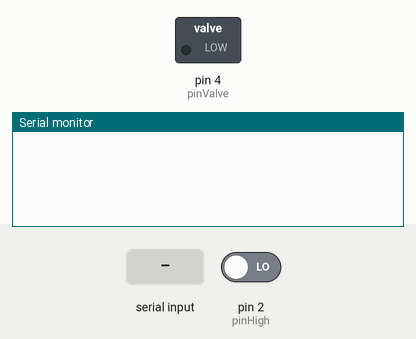
The sketch below on a simulated Arduino Uno, built with avr-gcc and run on an emulated ATmega328P. On the bench: switched loads named in the sketch (green lamp = pin HIGH), the last lines printed to the serial monitor. Inputs (shaded band) come from the test bench; at power-on: pin 2 (pinHigh) LOW.

Above: at 1.2 s.
1.3 s: "<?>" received over Serial
At 2.5 s:
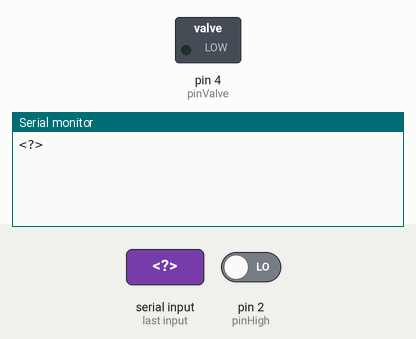
2.8 s: "<a>" received over Serial
At 3.7 s:
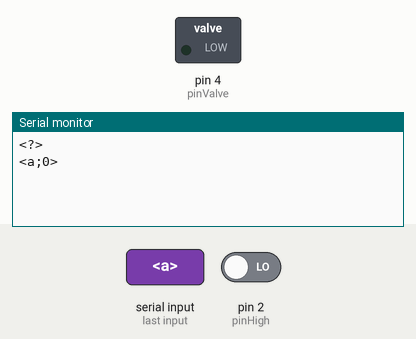
4.3 s: "<b>" received over Serial
At 4.8 s:
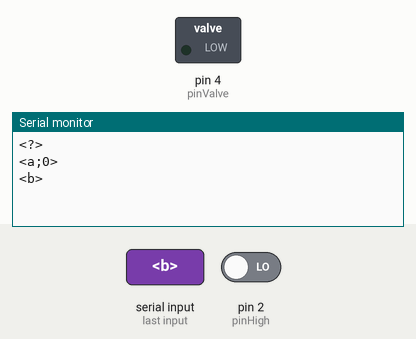

The sketch:

columnGasMeter.ino
```cpp
struct gasMeter
{
    String numberSerial;
    int pinHigh;
    int pinLow;
    int pinValve;
    int count = 0;
    float volumeMeasurement = 15.0;
    bool measurementHigh[4];
    bool measurementLow[4];
    bool statusHigh = 0;
    bool statusLow = 0;
    int statusCalibrating = 0;
    int errorCode = 0;
    int stateMachine = 0;
};
struct gasMeter sensor1;


/*serial communication*/
const byte NUMCHARS = 64;
char _receivedChars[NUMCHARS];
boolean _newMsgReceived = false;

void setZeroSensor1() {
  sensor1.count = 0;
  Serial.println("<b>");
}

void setCalibratingSensor1(int s){
  sensor1.statusCalibrating = s;
}

void measurementHighSensor1(){
  sensor1.measurementHigh[3] = sensor1.measurementHigh[2];
  sensor1.measurementHigh[2] = sensor1.measurementHigh[1];
  sensor1.measurementHigh[1] = sensor1.measurementHigh[0];
  sensor1.measurementHigh[0] = digitalRead(sensor1.pinHigh);
  if((sensor1.measurementHigh[3]==0)&&(sensor1.measurementHigh[2]==0)&&(sensor1.measurementHigh[1]==1)&&(sensor1.measurementHigh[0]==1)){
    sensor1.statusHigh = true;
  }
  sensor1.statusHigh = false;
}

void measurementLowSensor1(){
  sensor1.measurementLow[3] = sensor1.measurementLow[2];
  sensor1.measurementLow[2] = sensor1.measurementLow[1];
  sensor1.measurementLow[1] = sensor1.measurementLow[0];
  sensor1.measurementLow[0] = digitalRead(sensor1.pinHigh);
  if((sensor1.measurementLow[3]==0)&&(sensor1.measurementLow[2]==0)&&(sensor1.measurementLow[1]==1)&&(sensor1.measurementLow[0]==1)){
    sensor1.statusLow = true;
  }
  sensor1.statusLow = false;
}

void stateMachineSensor1(){
  if (sensor1.statusCalibrating == 0){
    if ((sensor1.stateMachine == 0) && (digitalRead(sensor1.pinValve) == false)){
      sensor1.stateMachine = 1;
    }
    else if ((sensor1.stateMachine == 1) && (sensor1.statusHigh == true)){
      digitalWrite(sensor1.pinValve, true);
      sensor1.stateMachine = 2;
      sensor1.count = sensor1.count + 1;
    }
    else if ((sensor1.stateMachine == 2) && (sensor1.statusLow == false)){
      digitalWrite(sensor1.pinValve, false);
      sensor1.stateMachine = 1;
    }
  } else {
    digitalWrite(sensor1.pinValve, false);
    sensor1.stateMachine = 0;
  }
}

/*
* Attention: Two static variables ... sometimes not all messages arrive at once.
* It is possible to compose the message in more than one cycle of the loop
*/
void getSerialMessage() {
  static boolean recvInProgress = false;
  static byte j = 0;
  char startMarker = '<';
  char endMarker = '>';
  char c;

  while (Serial.available() > 0 && _newMsgReceived == false) {
    c = Serial.read();

    if (recvInProgress == true) {
      if (c != endMarker) {
        _receivedChars[j] = c;
        j++;
        if (j >= NUMCHARS) {
            j = NUMCHARS - 1;
        }
      } else {
        _receivedChars[j] = '\0'; // terminate the string
        recvInProgress = false;
        j = 0;
        _newMsgReceived = true;
      }
    }

    else if (c == startMarker) {
      recvInProgress = true;
    }
  }
}

void sendAllData(){
  String s = "<a;"+String(sensor1.count)+">";
  Serial.println(s);
}

void decodeRequest()
{
  String s;

  char cmd = _receivedChars[0];

  switch(cmd)
  {
    case '?': // echo
      Serial.println("<?>");
      break;

    case 'a': // sends string with various information for system monitoring
      sendAllData();
      break;
    case 'b': // sends string with various information for system monitoring
      setZeroSensor1();
      break;
    case 'c': // sends string with various information for system monitoring
      setCalibratingSensor1(1);
      break;
    case 'd': // sends string with various information for system monitoring
      setCalibratingSensor1(0);
      break;
    default:
      Serial.println("<?>");
      break;
  }
}

// the setup routine runs once when you press reset:
void setup() {
  sensor1.pinHigh = 2;
  sensor1.pinLow = 3;
  sensor1.pinValve = 4;
  Serial.begin(115200);
  pinMode(sensor1.pinHigh,INPUT);
  pinMode(sensor1.pinLow,INPUT);
  pinMode(sensor1.pinValve,OUTPUT);

}

void loop() {
  getSerialMessage();
  if (_newMsgReceived == true) {
      decodeRequest();
      _newMsgReceived = false;
  }

  measurementHighSensor1();
  measurementLowSensor1();
  stateMachineSensor1();
}
```

Measured:
- after the input at 1.3 s, the serial monitor: prints a new line at once (image 1)
- after the input at 2.8 s, the serial monitor: prints a new line at once (image 2)
- after the input at 4.3 s, the serial monitor: prints a new line at once (image 3)
